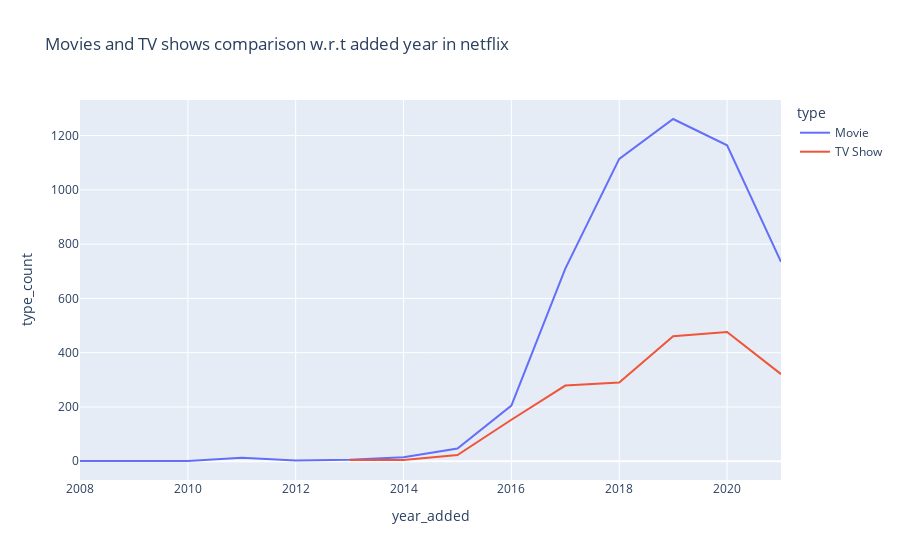

Notebook source saved alongside this figure:
### Code cell
fig = px.line(df_type_per_added_yr,
            x= "year_added",y = "type_count", color = "type",title = "Movies and TV shows comparison w.r.t added year in netflix")

fig.show()

### Figure 1 — Plotly figure (JSON) as saved in the notebook; plotly's stock layout.template omitted (floating-point values rounded to 4 significant figures)
{"data": [{"hovertemplate": "type=Movie<br>year_added=%{x}<br>type_count=%{y}<extra></extra>", "legendgroup": "Movie", "line": {"color": "#636efa", "dash": "solid"}, "marker": {"symbol": "circle"}, "mode": "lines", "name": "Movie", "orientation": "v", "showlegend": true, "type": "scatter", "x": [2008, 2009, 2010, 2011, 2012, 2013, 2014, 2015, 2016, 2017, 2018, 2019, 2020, 2021], "xaxis": "x", "y": [1, 2, 1, 13, 3, 6, 15, 47, 205, 710, 1114, 1261, 1164, 735], "yaxis": "y"}, {"hovertemplate": "type=TV Show<br>year_added=%{x}<br>type_count=%{y}<extra></extra>", "legendgroup": "TV Show", "line": {"color": "#EF553B", "dash": "solid"}, "marker": {"symbol": "circle"}, "mode": "lines", "name": "TV Show", "orientation": "v", "showlegend": true, "type": "scatter", "x": [2013, 2014, 2015, 2016, 2017, 2018, 2019, 2020, 2021], "xaxis": "x", "y": [5, 5, 23, 153, 279, 290, 461, 476, 321], "yaxis": "y"}], "layout": {"legend": {"title": {"text": "type"}, "tracegroupgap": 0}, "title": {"text": "Movies and TV shows comparison w.r.t added year in netflix"}, "xaxis": {"anchor": "y", "domain": [0, 1], "title": {"text": "year_added"}}, "yaxis": {"anchor": "x", "domain": [0, 1], "title": {"text": "type_count"}}}}
